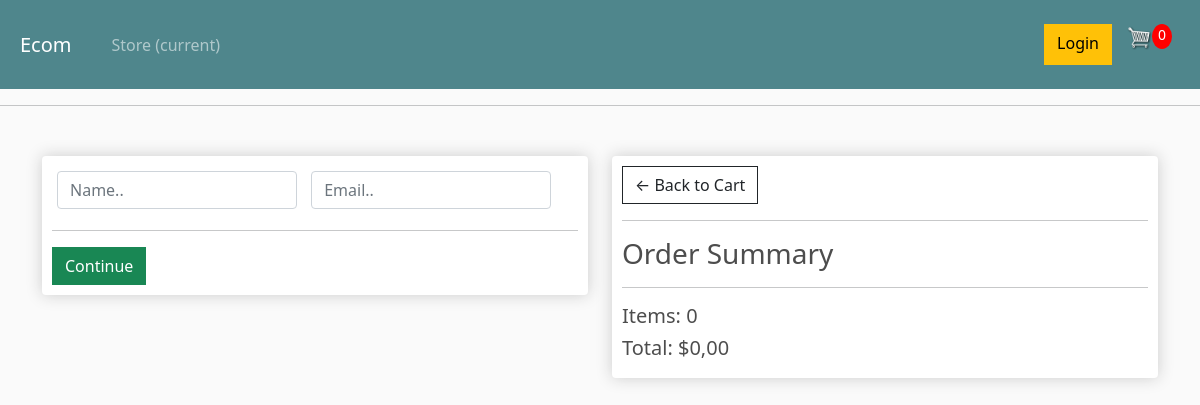
/checkout/ (signed in), run on an earlier commit of the app's database.
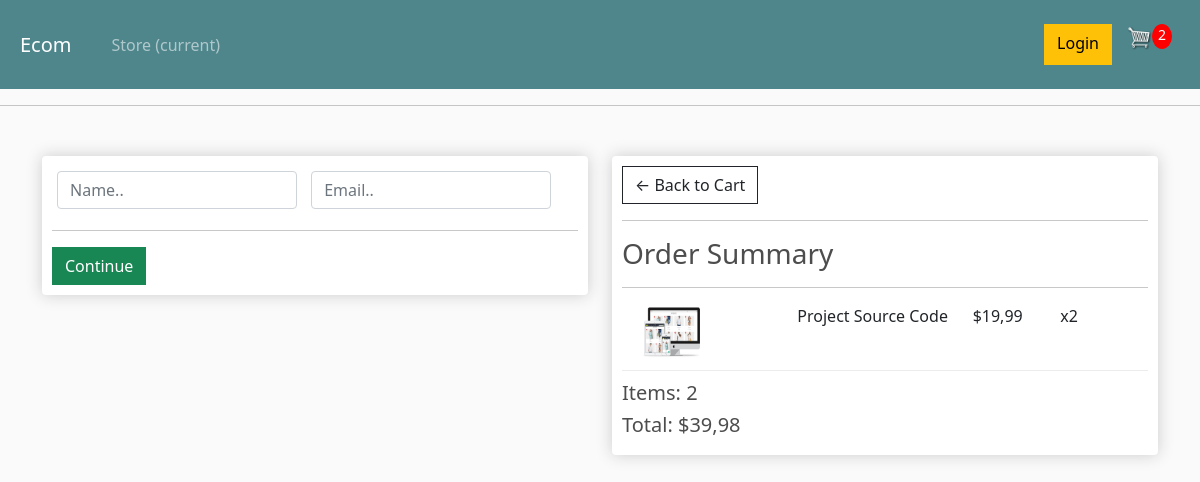
And on a later commit of the database.
### store/models.py (models this page shows, shortened)
class Order(models.Model):
	customer = models.ForeignKey(Customer, on_delete=models.SET_NULL, null=True, blank=True)
	date_ordered = models.DateTimeField(auto_now_add=True)
	complete = models.BooleanField(default=False)
	transaction_id = models.CharField(max_length=100, null=True)
	@property
	def shipping(self):
		shipping = False
		orderitems = self.orderitem_set.all()
		for i in orderitems:
			if i.product.digital == False:
				shipping = True
		return shipping
	@property
	def get_cart_total(self):
		orderitems = self.orderitem_set.all()
		total = sum([item.get_total for item in orderitems])
		return total
	@property
	def get_cart_items(self):
		orderitems = self.orderitem_set.all()
		total = sum([item.quantity for item in orderitems])
		return total

class OrderItem(models.Model):
	product = models.ForeignKey(Product, on_delete=models.SET_NULL, null=True)
	order = models.ForeignKey(Order, on_delete=models.SET_NULL, null=True)
	quantity = models.IntegerField(default=0, null=True, blank=True)
	date_added = models.DateTimeField(auto_now_add=True)
	@property
	def get_total(self):
		total = self.product.price * self.quantity
		return total

class Product(models.Model):
	name = models.CharField(max_length=200)
	price = models.DecimalField(max_digits=7, decimal_places=2)
	digital = models.BooleanField(default=False, null=True, blank=True)
	image = models.ImageField(null=True, blank=True)
	@property
	def imageURL(self):
		try:
			url = self.image.url
		except:
			url = ''
		return url

### store/views.py (the view)
# urls.py: path('checkout/', views.checkout, name='checkout'),
def checkout(request):
	data = cartData(request)
	cartItems = data['cartItems']
	order = data['order']
	items = data['items']
	context = {'items':items, 'order':order, 'cartItems':cartItems}
	return render(request, 'store/checkout.html', context)

### store/utils.py (called while the page is built)
def cartData(request):
	if request.user.is_authenticated:
		customer = request.user.customer
		order, created = Order.objects.get_or_create(customer=customer, complete=False)
		items = order.orderitem_set.all()
		cartItems = order.get_cart_items
	else:
		cookieData = cookieCart(request)
		cartItems = cookieData['cartItems']
		order = cookieData['order']
		items = cookieData['items']
	return {'cartItems':cartItems ,'order':order, 'items':items}

### store/templates/store/checkout.html (shortened to what this page needs)
{% extends "store/main.html" %}
{% load static %}
{% block content %}
<div class="row">
    <div class="col-lg-6">
        <div class="box-element" id="form-wrapper">
            <form id="form">
                <div id="user-info">
                    <div class="form-field">
                        <input required class="form-control" type="text" name="name" placeholder="Name..">
                    </div>
                    <div class="form-field">
                        <input required class="form-control" type="email" name="email" placeholder="Email..">
                    </div>
                </div>
                <hr>
                <input id="form-button" class="btn btn-success btn-block" type="submit" value="Continue">
            </form>
        </div>
        <br>
    </div>
    <div class="col-lg-6">
        <div class="box-element">
        	<a  class="btn btn-outline-dark" href="{% url 'cart' %}">&#x2190; Back to Cart</a>
	<hr>
	<h3>Order Summary</h3>
	<hr>
    {% for item in items %}
	<div class="cart-row">
		<div style="flex:2"><img class="row-image" src="{{item.product.imageURL}}"></div>
		<div style="flex:2"><p>{{item.product.name}}</p></div>
		<div style="flex:1"><p>${{item.product.price|floatformat:2}}</p></div>
		<div style="flex:1"><p>x{{item.quantity}}</p></div>
	</div>
    {% endfor %}
	<h5>Items:   {{order.get_cart_items}}</h5>
	<h5>Total:   ${{order.get_cart_total|floatformat:2}}</h5>
        </div>
    </div>
</div>
{% endblock %}

What changed in the data, as far as the page shows it:
added OrderItem: product.imageURL (picture), product.name "Project Source Code", product.price "19,99", quantity "2"
computed for Order: get_cart_items "0" → "2"; get_cart_total "0,00" → "39,98"
Also different on the page:
{{ cartItems }}: "0" → "2"
